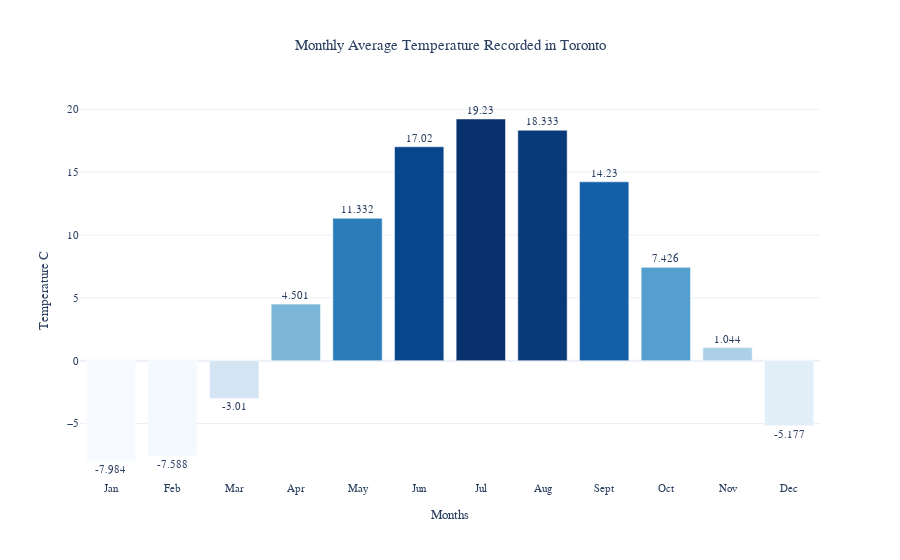

Notebook cell for this chart:
### Markdown cell above
### Montly Sequence

### Code cell
plotlychart(torontom,cityname='Toronto',sequence='Monthly')

### Figure 1 — Plotly figure (JSON) as saved in the notebook; plotly's stock layout.template omitted (floating-point values rounded to 4 significant figures)
{"data": [{"marker": {"color": [-7.984, -7.588, -3.01, 4.501, 11.33, 17.02, 19.23, 18.33, 14.23, 7.426, 1.044, -5.177], "colorscale": [[0, "rgb(247,251,255)"], [0.125, "rgb(222,235,247)"], [0.25, "rgb(198,219,239)"], [0.375, "rgb(158,202,225)"], [0.5, "rgb(107,174,214)"], [0.625, "rgb(66,146,198)"], [0.75, "rgb(33,113,181)"], [0.875, "rgb(8,81,156)"], [1, "rgb(8,48,107)"]]}, "name": "Average", "text": [-7.984, -7.588, -3.01, 4.501, 11.33, 17.02, 19.23, 18.33, 14.23, 7.426, 1.044, -5.177], "textposition": "outside", "type": "bar", "x": ["Jan", "Feb", "Mar", "Apr", "May", "Jun", "Jul", "Aug", "Sept", "Oct", "Nov", "Dec"], "y": [-7.984, -7.588, -3.01, 4.501, 11.33, 17.02, 19.23, 18.33, 14.23, 7.426, 1.044, -5.177]}], "layout": {"font": {"family": "sora", "size": 11}, "title": {"text": "Monthly Average Temperature Recorded in Toronto", "x": 0.5}, "xaxis": {"title": {"text": "Months"}}, "yaxis": {"title": {"text": "Temperature C"}}}}
